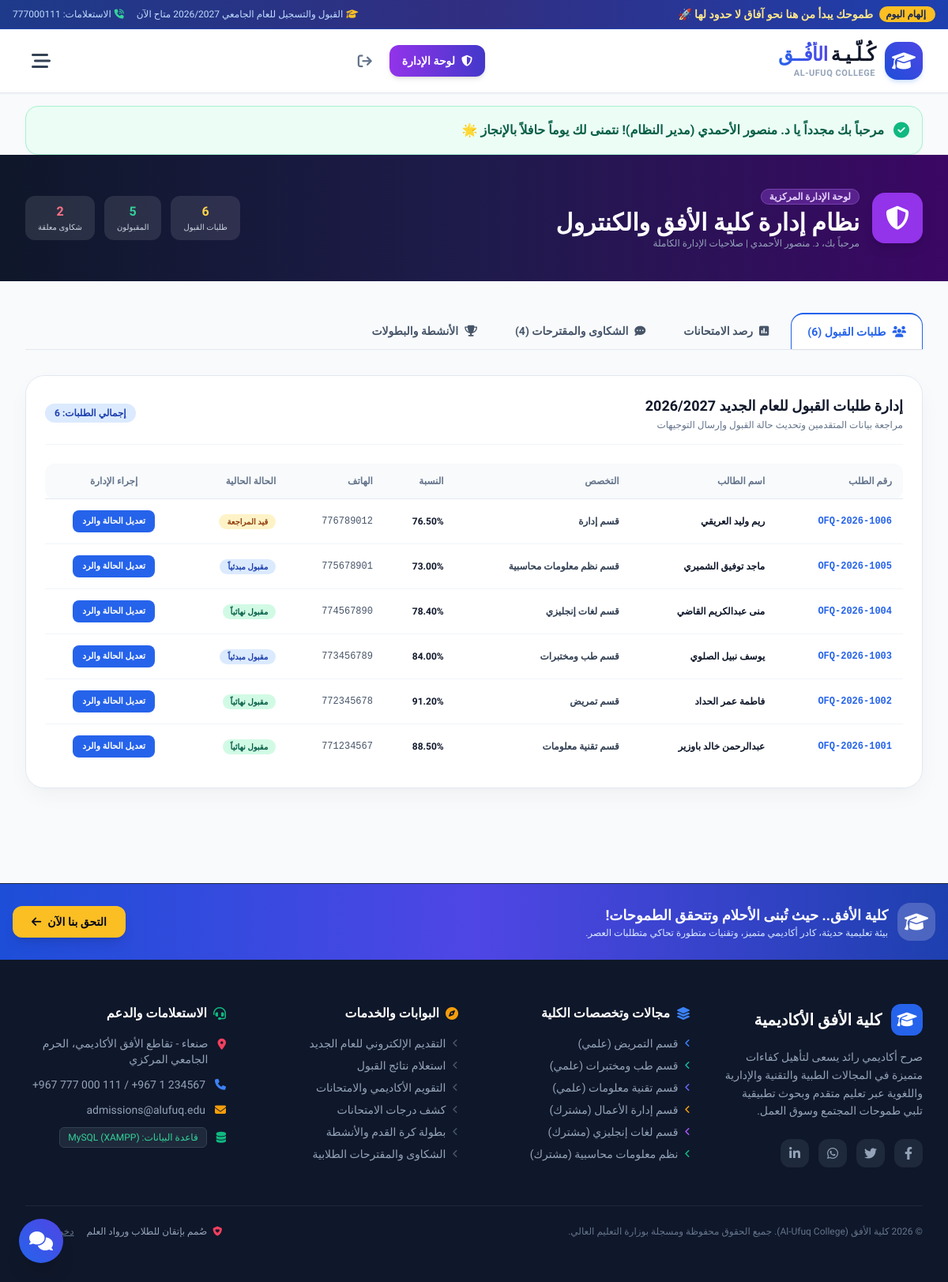
Page /admin_dashboard.php (signed in) on the committed database.
### tables this page shows
CREATE TABLE `applications` (
  `id` INT AUTO_INCREMENT PRIMARY KEY,
  `app_number` VARCHAR(30) NOT NULL UNIQUE,
  `full_name` VARCHAR(100) NOT NULL,
  `gender` ENUM('ذكر', 'أنثى') NOT NULL,
  `national_id` VARCHAR(30) NOT NULL,
  `phone` VARCHAR(20) NOT NULL,
  `email` VARCHAR(100) NOT NULL,
  `address` VARCHAR(200) NOT NULL,
  `high_school_branch` ENUM('علمي', 'أدبي') NOT NULL,
  `seat_number` VARCHAR(30) NOT NULL,
  `graduation_year` INT NOT NULL DEFAULT 2026,
  `percentage` DECIMAL(5,2) NOT NULL,
  `department_id` INT NOT NULL,
  `notes` TEXT DEFAULT NULL,
  `status` ENUM('قيد المراجعة', 'مقبول مبدئياً', 'مقبول نهائياً', 'مرفوض', 'معلق للاستيفاء') NOT NULL DEFAULT 'قيد المراجعة',
  `admin_reply` TEXT DEFAULT NULL,
  `interview_date` DATE DEFAULT NULL,
  `created_at` TIMESTAMP DEFAULT CURRENT_TIMESTAMP,
  FOREIGN KEY (`department_id`) REFERENCES `departments`(`id`) ON DELETE CASCADE
);

CREATE TABLE `departments` (
  `id` INT AUTO_INCREMENT PRIMARY KEY,
  `code` VARCHAR(10) NOT NULL UNIQUE,
  `name_ar` VARCHAR(100) NOT NULL,
  `name_en` VARCHAR(100) NOT NULL,
  `track_type` ENUM('علمي', 'أدبي', 'مشترك') NOT NULL,
  `icon` VARCHAR(50) NOT NULL DEFAULT 'fa-graduation-cap',
  `color_accent` VARCHAR(20) NOT NULL DEFAULT '#2563eb',
  `degree` VARCHAR(50) NOT NULL DEFAULT 'بكالوريوس (4 سنوات)',
  `min_percentage` DECIMAL(5,2) NOT NULL DEFAULT 65.00,
  `annual_fee` VARCHAR(50) NOT NULL DEFAULT 'مناسبة ومدعومة',
  `short_desc` TEXT NOT NULL,
  `full_desc` LONGTEXT NOT NULL,
  `career_opportunities` TEXT NOT NULL,
  `study_plan` TEXT NOT NULL,
  `image` VARCHAR(255) DEFAULT 'dept_default.jpg'
);

### config/db.php (called while the page is built, shortened)
<?php
function clean_input($data) {
    return htmlspecialchars(trim((string)$data), ENT_QUOTES, 'UTF-8');
}

### admin_dashboard.php (the view, shortened to what this page needs)
<?php
require_once __DIR__ . '/config/db.php';
$active_tab = clean_input($_GET['tab'] ?? 'applications');
$stat_apps = $pdo->query("SELECT COUNT(*) FROM applications")->fetchColumn();
$stat_accepted = $pdo->query("SELECT COUNT(*) FROM applications WHERE status IN ('مقبول نهائياً', 'مقبول مبدئياً')")->fetchColumn();
$stat_complaints = $pdo->query("SELECT COUNT(*) FROM complaints WHERE status != 'تم الحل والرد'")->fetchColumn();
$applications = $pdo->query("SELECT a.*, d.name_ar AS dept_name FROM applications a JOIN departments d ON a.department_id = d.id ORDER BY a.id DESC")->fetchAll();
$all_complaints = $pdo->query("SELECT * FROM complaints ORDER BY id DESC")->fetchAll();
require_once __DIR__ . '/includes/header.php';
?>
<section class="bg-gradient-to-r from-slate-900 via-indigo-950 to-purple-950 text-white py-10">
    <div class="max-w-7xl mx-auto px-4 sm:px-6 lg:px-8">
        <div class="flex flex-col md:flex-row items-center justify-between gap-4">
            <div class="flex items-center gap-4">
                <div class="w-16 h-16 rounded-2xl bg-purple-600 text-white flex items-center justify-center text-3xl shadow-lg">
                    <i class="fa-solid fa-shield-halved"></i>
                </div>
                <div>
                    <span class="bg-purple-500/30 text-purple-200 text-xs px-2.5 py-0.5 rounded-full font-bold border border-purple-400/30">لوحة الإدارة المركزية</span>
                    <h1 class="text-2xl sm:text-3xl font-black mt-1">نظام إدارة كلية الأفق والكنترول</h1>
                    <p class="text-slate-400 text-xs">مرحباً بك، د. منصور الأحمدي | صلاحيات الإدارة الكاملة</p>
                </div>
            </div>
            <div class="flex items-center gap-3 text-xs">
                <div class="bg-white/10 px-4 py-2 rounded-xl text-center">
                    <div class="font-black text-amber-300 text-base"><?= $stat_apps ?></div>
                    <div class="text-slate-300 text-[10px]">طلبات القبول</div>
                </div>
                <div class="bg-white/10 px-4 py-2 rounded-xl text-center">
                    <div class="font-black text-emerald-400 text-base"><?= $stat_accepted ?></div>
                    <div class="text-slate-300 text-[10px]">المقبولون</div>
                </div>
                <div class="bg-white/10 px-4 py-2 rounded-xl text-center">
                    <div class="font-black text-rose-400 text-base"><?= $stat_complaints ?></div>
                    <div class="text-slate-300 text-[10px]">شكاوى معلقة</div>
                </div>
            </div>
        </div>
    </div>
</section>
<div class="max-w-7xl mx-auto px-4 sm:px-6 lg:px-8 py-10">
    <div class="flex flex-wrap border-b border-slate-200 gap-2 mb-8 text-xs sm:text-sm font-bold">
        <a href="admin_dashboard.php?tab=applications" class="px-5 py-3 rounded-t-2xl transition-all flex items-center gap-2 <?= $active_tab == 'applications' ? 'bg-white text-blue-600 border-t-2 border-r border-l border-blue-600 shadow-sm' : 'text-slate-600 hover:bg-slate-100' ?>">
            <i class="fa-solid fa-users"></i>
            <span>طلبات القبول (<?= count($applications) ?>)</span>
        </a>
        <a href="admin_dashboard.php?tab=results" class="px-5 py-3 rounded-t-2xl transition-all flex items-center gap-2 <?= $active_tab == 'results' ? 'bg-white text-blue-600 border-t-2 border-r border-l border-blue-600 shadow-sm' : 'text-slate-600 hover:bg-slate-100' ?>">
            <i class="fa-solid fa-square-poll-vertical"></i>
            <span>رصد الامتحانات</span>
        </a>
        <a href="admin_dashboard.php?tab=complaints" class="px-5 py-3 rounded-t-2xl transition-all flex items-center gap-2 <?= $active_tab == 'complaints' ? 'bg-white text-blue-600 border-t-2 border-r border-l border-blue-600 shadow-sm' : 'text-slate-600 hover:bg-slate-100' ?>">
            <i class="fa-solid fa-comment-dots"></i>
            <span>الشكاوى والمقترحات (<?= count($all_complaints) ?>)</span>
        </a>
        <a href="admin_dashboard.php?tab=activities" class="px-5 py-3 rounded-t-2xl transition-all flex items-center gap-2 <?= $active_tab == 'activities' ? 'bg-white text-blue-600 border-t-2 border-r border-l border-blue-600 shadow-sm' : 'text-slate-600 hover:bg-slate-100' ?>">
            <i class="fa-solid fa-trophy"></i>
            <span>الأنشطة والبطولات</span>
        </a>
    </div>
    <?php if ($active_tab === 'applications'): ?>
        <div class="glass-card rounded-3xl p-6 border border-slate-200">
            <div class="flex items-center justify-between pb-4 border-b border-slate-100 mb-6">
                <div>
                    <h3 class="text-lg font-black text-slate-900">إدارة طلبات القبول للعام الجديد 2026/2027</h3>
                    <p class="text-xs text-slate-500 mt-0.5">مراجعة بيانات المتقدمين وتحديث حالة القبول وإرسال التوجيهات</p>
                </div>
                <span class="text-xs bg-blue-100 text-blue-800 font-bold px-3 py-1 rounded-full">إجمالي الطلبات: <?= count($applications) ?></span>
            </div>
            <div class="overflow-x-auto">
                <table class="w-full text-right text-xs">
                    <thead>
                        <tr class="bg-slate-50 text-slate-500 font-bold border-b border-slate-200">
                            <th class="p-3.5 rounded-r-xl">رقم الطلب</th>
                            <th class="p-3.5">اسم الطالب</th>
                            <th class="p-3.5">التخصص</th>
                            <th class="p-3.5">النسبة</th>
                            <th class="p-3.5">الهاتف</th>
                            <th class="p-3.5">الحالة الحالية</th>
                            <th class="p-3.5 rounded-l-xl text-center">إجراء الإدارة</th>
                        </tr>
                    </thead>
                    <tbody class="divide-y divide-slate-100">
                        <?php foreach ($applications as $app): ?>
                            <tr class="hover:bg-blue-50/30 transition-colors">
                                <td class="p-3.5 font-mono font-black text-blue-600"><?= htmlspecialchars($app['app_number']) ?></td>
                                <td class="p-3.5 font-extrabold text-slate-900"><?= htmlspecialchars($app['full_name']) ?></td>
                                <td class="p-3.5 font-semibold text-slate-700">قسم <?= htmlspecialchars($app['dept_name']) ?></td>
                                <td class="p-3.5 font-black text-slate-900"><?= $app['percentage'] ?>%</td>
                                <td class="p-3.5 font-mono text-slate-600"><?= htmlspecialchars($app['phone']) ?></td>
                                <td class="p-3.5">
                                    <span class="px-2.5 py-1 rounded-full text-[10px] font-black <?= $app['status'] == 'مقبول نهائياً' ? 'bg-emerald-100 text-emerald-800' : ($app['status'] == 'مقبول مبدئياً' ? 'bg-blue-100 text-blue-800' : ($app['status'] == 'قيد المراجعة' ? 'bg-amber-100 text-amber-800' : 'bg-rose-100 text-rose-800')) ?>">
                                        <?= htmlspecialchars($app['status']) ?>
                                    </span>
                                </td>
                                <td class="p-3.5 text-center">
                                    <button onclick="openAppModal(<?= htmlspecialchars(json_encode($app)) ?>)" class="px-3 py-1.5 rounded-lg bg-blue-600 hover:bg-blue-700 text-white font-bold text-[11px] transition-all">
                                        تعديل الحالة والرد
                                    </button>
                                </td>
                            </tr>
                        <?php endforeach; ?>
                    </tbody>
                </table>
            </div>
        </div>
    <?php endif; ?>
</div>
<?php require_once __DIR__ . '/includes/footer.php'; ?>

### assets/css/style.css (style rules this page uses)
:root { --primary: #1e3a8a; --primary-light: #3b82f6; --secondary: #0891b2; --accent-gold: #f59e0b; --accent-emerald: #10b981; --accent-rose: #f43f5e; --bg-soft: #f8fafc; --text-main: #0f172a; --text-muted: #64748b; --card-bg: rgba(255, 255, 255, 0.95); --border-subtle: #e2e8f0; }
* { font-family: 'Tajawal', 'Cairo', sans-serif; box-sizing: border-box; }
body { background-color: #f8fafc; color: var(--text-main); direction: rtl; text-align: right; overflow-x: hidden; }
.glass-card { background: rgba(255, 255, 255, 0.88); backdrop-filter: blur(12px); -webkit-backdrop-filter: blur(12px); border: 1px solid rgba(255, 255, 255, 0.6); box-shadow: 0 10px 30px -5px rgba(0, 0, 0, 0.05), 0 4px 6px -2px rgba(0, 0, 0, 0.02); transition: all 0.3s cubic-bezier(0.4, 0, 0.2, 1); }

### rows in the picture
applications: app_number "OFQ-2026-1006", full_name "ريم وليد العريقي", department.name_ar "إدارة", percentage "76.50", phone "776789012", status "قيد المراجعة"
applications: app_number "OFQ-2026-1005", full_name "ماجد توفيق الشميري", department.name_ar "نظم معلومات محاسبية", percentage "73.00", phone "775678901", status "مقبول مبدئياً"
applications: app_number "OFQ-2026-1004", full_name "منى عبدالكريم القاضي", department.name_ar "لغات إنجليزي", percentage "78.40", phone "774567890", status "مقبول نهائياً"
applications: app_number "OFQ-2026-1003", full_name "يوسف نبيل الصلوي", department.name_ar "طب ومختبرات", percentage "84.00", phone "773456789", status "مقبول مبدئياً"
applications: app_number "OFQ-2026-1002", full_name "فاطمة عمر الحداد", department.name_ar "تمريض", percentage "91.20", phone "772345678", status "مقبول نهائياً"
applications: app_number "OFQ-2026-1001", full_name "عبدالرحمن خالد باوزير", department.name_ar "تقنية معلومات", percentage "88.50", phone "771234567", status "مقبول نهائياً"

### other values in the picture
$msg "مرحباً بك مجدداً يا د. منصور الأحمدي (مدير النظام)! نتمنى لك يوماً حافلاً بالإنجاز 🌟"
$stat_apps "6"
$stat_accepted "5"
$stat_complaints "2"
count($applications) "6"
count($all_complaints) "4"
